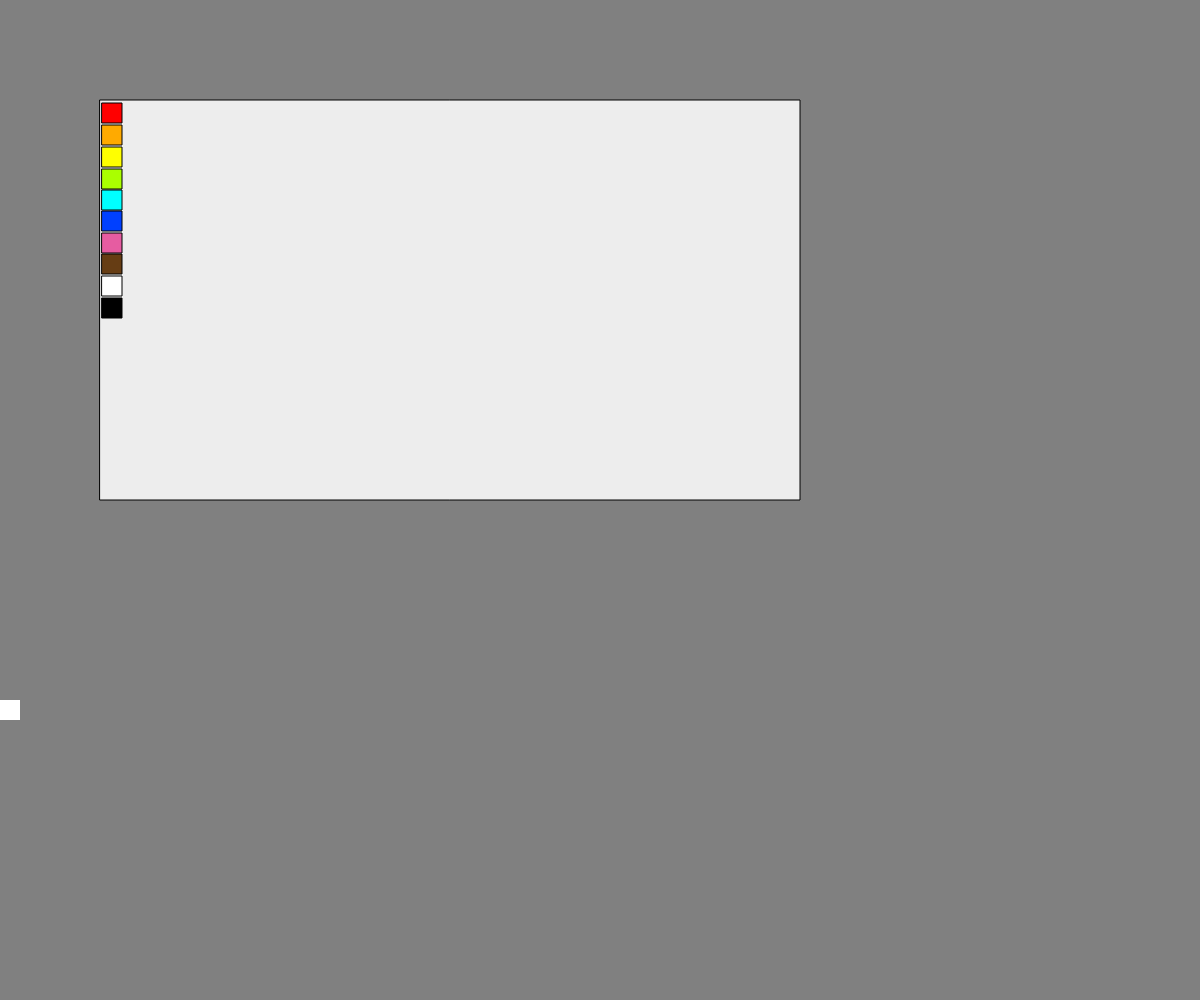
Frame 1 (no input)
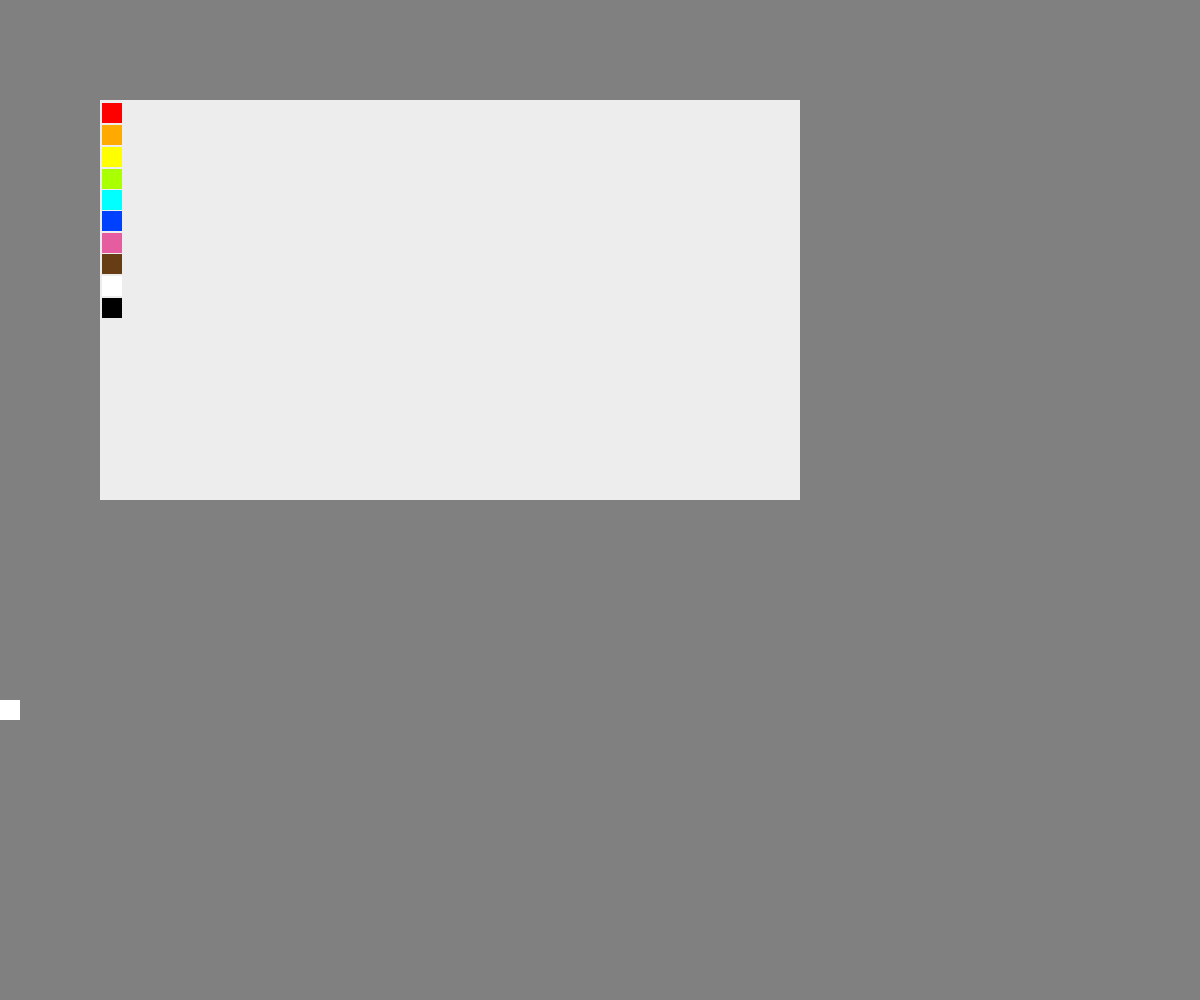
Frame 60 (no input)
Frame 120 (the mouse pressed at the canvas centre since frame 60): identical to frame 60, image omitted

The p5.js sketch that drew these frames (run headless with seeded random() and noise() and a simulated clock; from frame 60 on, the mouse is pressed at the canvas centre):

// p5.js sketch
// ── sketch.js
let selectedColor;
let x = 0, y = 700;
let dragging = false;
let offsetX = 0, offsetY = 0;
let paintPoints = [];

function setup() {
  createCanvas(windowWidth, windowHeight);
  colorMode(HSB);
  selectedColor = color(0, 0, 100);
}

function draw() {
  background(0, 0, 50);

  //canvas
  fill(0, 0, 93);
  rect(100, 100, 700, 400);

  //stored paint points
  for (let i = 0; i < paintPoints.length; i++) {
    fill(paintPoints[i].color);
    noStroke();
    ellipse(paintPoints[i].x, paintPoints[i].y, 10);
  }

  //color pallet 
  fill(0, 100, 100);
  square(102, 103, 20);
  fill(40, 100, 100);
  square(102, 125, 20);
  fill(60, 100, 100);
  square(102, 147, 20);
  fill(80, 100, 100);
  square(102, 169, 20);
  fill(180, 100, 100);
  square(102, 190, 20);
  fill(225, 100, 100);
  square(102, 211, 20);
  fill(330, 60, 90);
  square(102, 233, 20);
  fill(30, 80, 40);
  square(102, 254, 20);
  fill(0, 0, 100);
  square(102, 276, 20);
  fill(0, 0, 0);
  square(102, 298, 20);
  
  //coloring square
  if (dragging) {
    x += (mouseX - pmouseX);
    y += (mouseY - pmouseY);

}

  fill(selectedColor);
  noStroke();
  square(x, y, 20);

}

function mouseClicked() {
  if (mouseX > 102 && mouseX < 122) {
    let index = Math.floor((mouseY - 103) / 22);
    
    if (index >= 0 && index < 10) {
      let colors = [
        //red
        [0, 100, 100],  
        //orange
        [40, 100, 100], 
        //yellow
        [60, 100, 100], 
        //green
        [80, 100, 100], 
        //cyan
        [180, 100, 100], 
        //blue
        [225, 100, 100], 
        //pink
        [330, 60, 90],  
        //brown
        [30, 80, 40],   
        //white
        [0, 0, 100],    
        //black
        [0, 0, 0]       
      ];

      selectedColor = color(colors[index][0], colors[index][1], colors[index][2]);
    }
  }
}

function mousePressed() {
  if (mouseX >= x && mouseX <= x + 20 && mouseY >= y && mouseY <= y + 20) {
   
    dragging = true;
    offsetX = mouseX - x;
    offsetY = mouseY - y;

  }
}

function mouseDragged() {
  if (dragging) {

    return;

  }

  if (mouseX > 100 && mouseX < 800 && mouseY > 100 && mouseY < 500) {
   
    let steps = dist(mouseX, mouseY, pmouseX, pmouseY);

    for (let i = 0; i < steps; i++) {

      let x = lerp(pmouseX, mouseX, i / steps);
      let y = lerp(pmouseY, mouseY, i / steps);
      paintPoints.push({ x: x, y: y, color: selectedColor });

    }
  }
}
